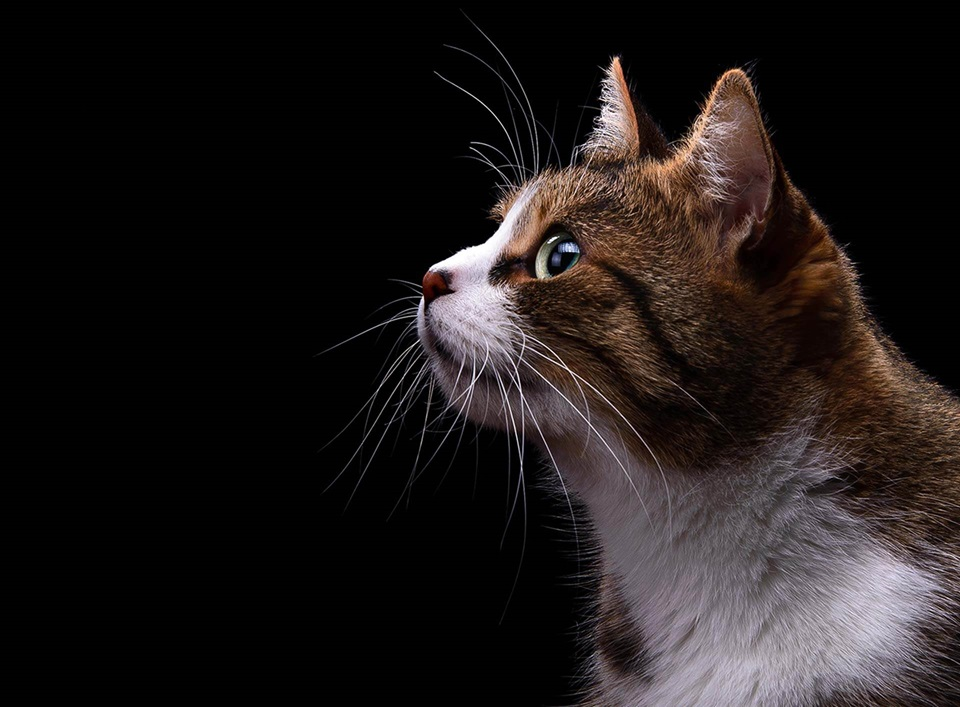
#> input picture reconocimiento/blur/cat.jpg, 960 x 707 px
$ python gaussian.py
#> lines starting #> are read from the running program, lines starting #| are printed output that depends on the picture
import cv2
import numpy

# read image
src = cv2.imread("cat.jpg")
#> src is the input picture: shape (707, 960, 3); mean B, G, R 25.4, 25.8, 31
# apply gaussian blur on src image
dst = cv2.GaussianBlur(src, (5, 5), cv2.BORDER_TRANSPARENT)

# display input and output image
cv2.imshow("Gaussian Smoothing", numpy.hstack((src, dst)))
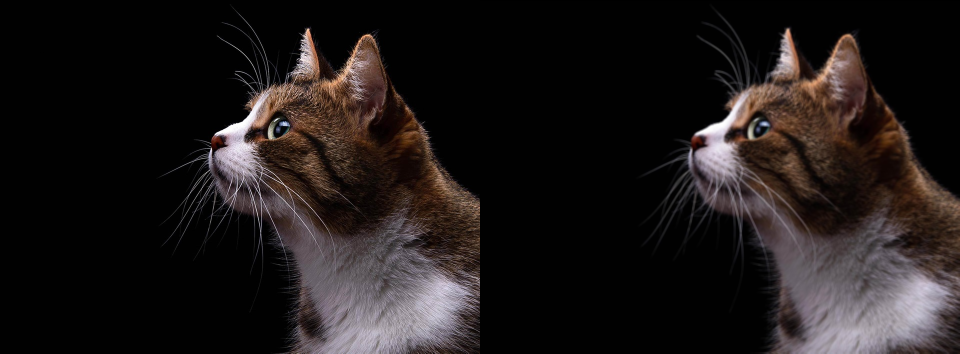
#> window 'Gaussian Smoothing': shape (707, 1920, 3) (shown at 1/2 size); mean B, G, R 25.4, 25.9, 31.1
cv2.waitKey(0)  # waits until a key is pressed
cv2.destroyAllWindows()  # destroys the window showing image
